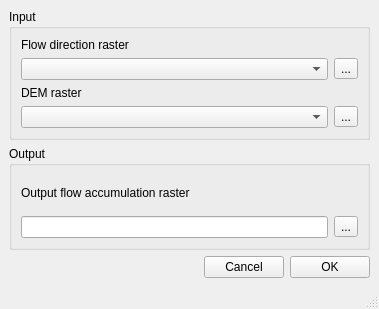
<?xml version="1.0" encoding="UTF-8"?>
<ui version="4.0">
 <class>MainWindow</class>
 <widget class="QMainWindow" name="MainWindow">
  <property name="geometry">
   <rect>
    <x>0</x>
    <y>0</y>
    <width>379</width>
    <height>309</height>
   </rect>
  </property>
  <property name="windowTitle">
   <string>MainWindow</string>
  </property>
  <widget class="QWidget" name="centralwidget">
   <layout class="QVBoxLayout" name="verticalLayout">
    <item>
     <layout class="QGridLayout" name="mainGridLayout" rowstretch="1,1,0">
      <item row="1" column="0" colspan="3">
       <widget class="QGroupBox" name="outputGroupBox">
        <property name="title">
         <string>Output</string>
        </property>
        <layout class="QVBoxLayout" name="verticalLayout_2">
         <item>
          <layout class="QGridLayout" name="outputBoxGridLayout">
           <item row="1" column="0">
            <widget class="QLineEdit" name="outputRasterLineEdit"/>
           </item>
           <item row="0" column="0">
            <widget class="QLabel" name="outputRasterLabel">
             <property name="text">
              <string>Output flow accumulation raster</string>
             </property>
            </widget>
           </item>
           <item row="1" column="1">
            <widget class="QToolButton" name="outputRasterToolButton">
             <property name="text">
              <string>...</string>
             </property>
            </widget>
           </item>
          </layout>
         </item>
        </layout>
       </widget>
      </item>
      <item row="0" column="0" colspan="3">
       <widget class="QGroupBox" name="inputGroupBox">
        <property name="title">
         <string>Input </string>
        </property>
        <layout class="QHBoxLayout" name="horizontalLayout">
         <item>
          <layout class="QGridLayout" name="inputGroupBoxGridLayout">
           <item row="0" column="0">
            <widget class="QLabel" name="demRasterLabel">
             <property name="text">
              <string>Flow direction raster</string>
             </property>
            </widget>
           </item>
           <item row="1" column="1">
            <widget class="QToolButton" name="flowDirRasterToolButton">
             <property name="text">
              <string>...</string>
             </property>
            </widget>
           </item>
           <item row="3" column="0">
            <widget class="QComboBox" name="demRasterComboBox"/>
           </item>
           <item row="1" column="0">
            <widget class="QComboBox" name="flowDirRasterComboBox"/>
           </item>
           <item row="2" column="0">
            <widget class="QLabel" name="label">
             <property name="text">
              <string>DEM raster</string>
             </property>
            </widget>
           </item>
           <item row="3" column="1">
            <widget class="QToolButton" name="demRasterToolButton">
             <property name="text">
              <string>...</string>
             </property>
            </widget>
           </item>
          </layout>
         </item>
        </layout>
       </widget>
      </item>
      <item row="2" column="0">
       <spacer name="horizontalSpacer">
        <property name="orientation">
         <enum>Qt::Horizontal</enum>
        </property>
        <property name="sizeHint" stdset="0">
         <size>
          <width>40</width>
          <height>20</height>
         </size>
        </property>
       </spacer>
      </item>
      <item row="2" column="1">
       <widget class="QPushButton" name="cancelPushButton">
        <property name="text">
         <string>Cancel</string>
        </property>
       </widget>
      </item>
      <item row="2" column="2">
       <widget class="QPushButton" name="okPushButton">
        <property name="text">
         <string>OK</string>
        </property>
       </widget>
      </item>
     </layout>
    </item>
   </layout>
  </widget>
  <widget class="QMenuBar" name="menubar">
   <property name="geometry">
    <rect>
     <x>0</x>
     <y>0</y>
     <width>379</width>
     <height>21</height>
    </rect>
   </property>
  </widget>
  <widget class="QStatusBar" name="statusbar"/>
 </widget>
 <tabstops>
  <tabstop>flowDirRasterComboBox</tabstop>
  <tabstop>flowDirRasterToolButton</tabstop>
  <tabstop>demRasterComboBox</tabstop>
  <tabstop>demRasterToolButton</tabstop>
  <tabstop>outputRasterLineEdit</tabstop>
  <tabstop>outputRasterToolButton</tabstop>
 </tabstops>
 <resources/>
 <connections/>
</ui>
